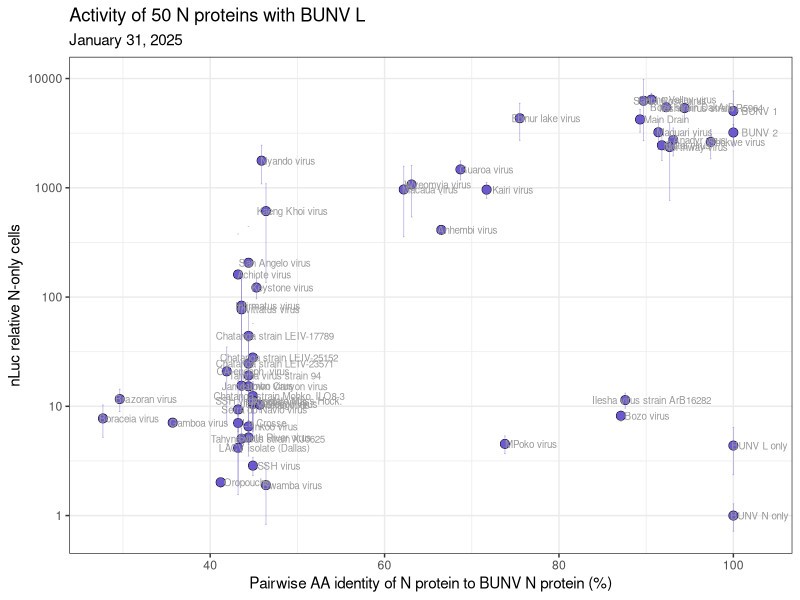
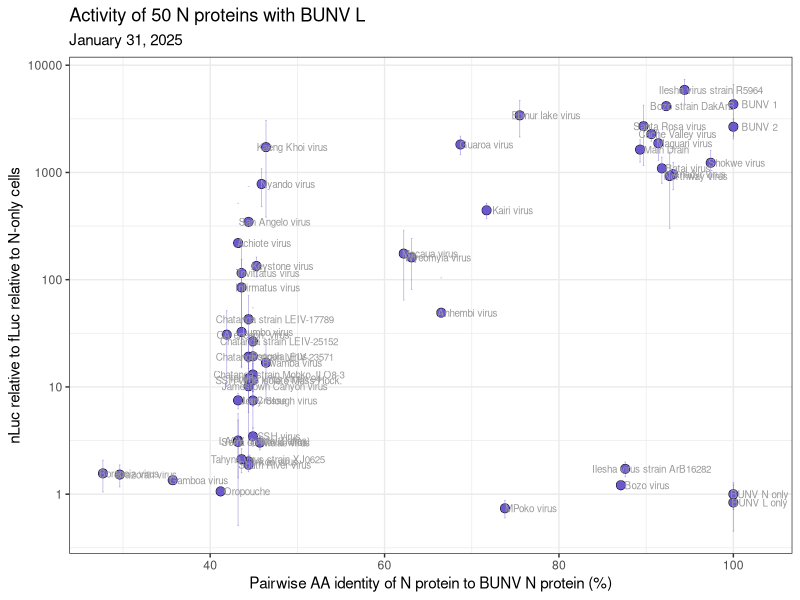
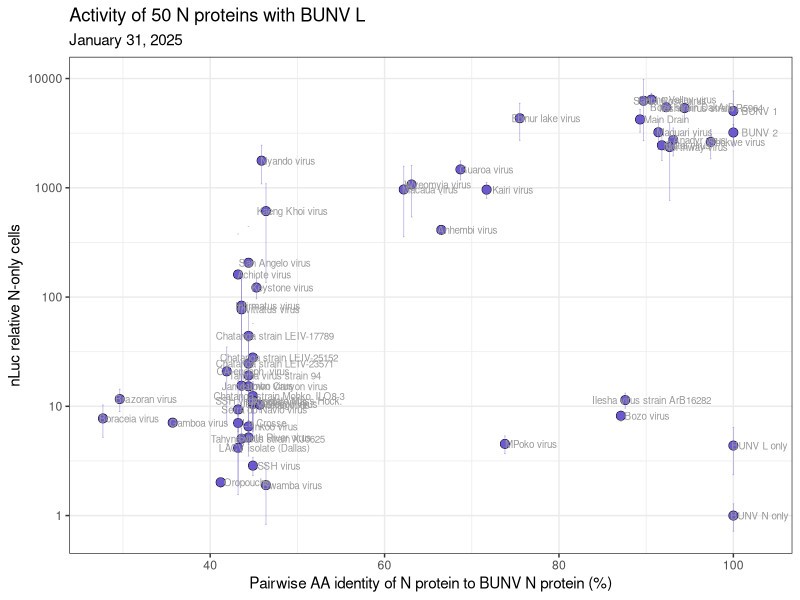
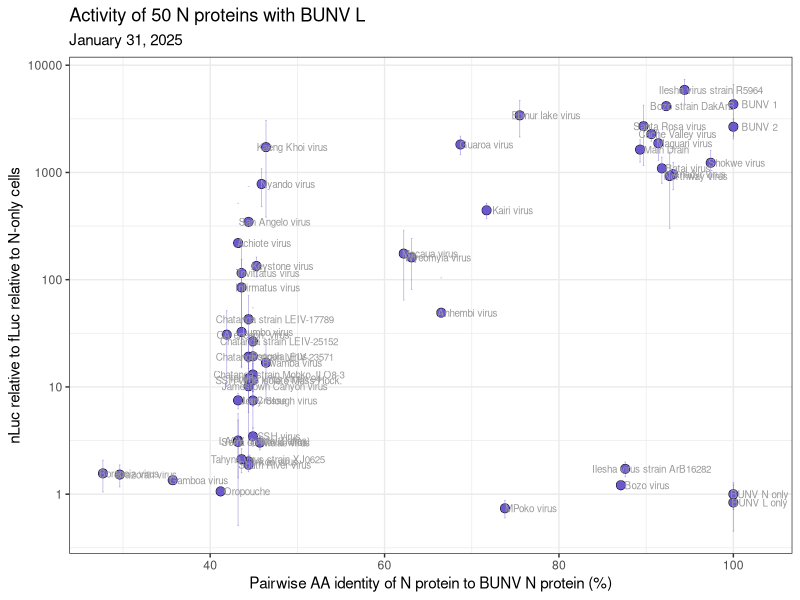

The R script that drew these images, in order:
library(tidyverse)
library(readxl)
library(patchwork)

df <- read_excel("2025_01_31_BUNV_50N_exp1_tidy.xlsx")

# remove L-only from the data frame and use N-only instead
# df <- df %>% 
#   filter(!(N == "BUNV L only"))

# calculate fluc averages
df_fLuc_avg <- df %>% group_by(N) %>% summarize(n=n(), fLuc_avg = mean(fLuc))

# join in fLuc averages to main df
df <- left_join(df, df_fLuc_avg)

# calculate nLuc / fLuc
df <- df %>% mutate(nLuc_rel_fLuc = nLuc / fLuc_avg)

# calculate N-only nLuc
df$bg_nLuc          <- df %>% filter(N == "BUNV N only") %>% summarize(bg_nLuc = mean(nLuc)) %>% pull(bg_nLuc)
df$bg_nLuc_rel_fLuc <- df %>% filter(N == "BUNV N only") %>% summarize(bg_nLuc_rel_fLuc = mean(nLuc_rel_fLuc)) %>% pull(bg_nLuc_rel_fLuc)

# normalize to N-only
df <- df %>% mutate(nLuc_rel_bg = nLuc / bg_nLuc,
                    nLuc_rel_fLuc_rel_bg = nLuc_rel_fLuc / bg_nLuc_rel_fLuc)

# ---------------------
# activity vs. distance
# ---------------------

# pairwise % identity between GPCs involved
dist_df <- read_excel("../Orthobunya_metadata.xlsx")

df <- left_join(df, dist_df, by=c("N_pMDS" = "pMDS"))

# calculate averages of normalized luminescence
# use double-normalized luminescence values.  
# That is, normalized to both N-only and fLuc
df_norm_avg <- df %>% 
  group_by (N) %>%
  summarize(mean_lum     = mean(nLuc_rel_bg),
            sd_lum       = sd(nLuc_rel_bg),
            mean_rel_lum = mean(nLuc_rel_fLuc_rel_bg),
            sd_rel_lum   = sd(nLuc_rel_fLuc_rel_bg),
            BUNV_pct_id  = mean(Pct_ID_BUNV_N),
            .groups="drop") 



# singly normalized luminescence - to N-only
ggplot(df_norm_avg) +
  geom_point(aes(x=BUNV_pct_id, y=mean_lum), shape=21, 
             fill="slateblue", color="black", size=3, stroke=0.25) +
  geom_errorbar(aes(x=BUNV_pct_id, ymin=mean_lum - sd_lum, ymax=mean_lum + sd_lum),
                linewidth=0.25, alpha=0.5, color="slateblue") + geom_text(aes(x=BUNV_pct_id, y=mean_lum, label=N), 
                                                                          size=2.5, color="grey60", 
                                                                          nudge_x=3, 
                                                                          nudge_y=0, 
                                                                          check_overlap = F ) +
  xlab("Pairwise AA identity of N protein to BUNV N protein (%)") +
  ylab("nLuc relative N-only cells") +
  scale_y_log10() +
  theme_bw()  +
  ggtitle("Activity of 50 N proteins with BUNV L", subtitle="January 31, 2025")

# save as PDF
ggsave("2025_01_31_BUNV_50N_results_singly_normalized.pdf", units="in", width=10, height=7.5)

# doubly normalized luminescence (normalize to N-only and fLuc)
ggplot(df_norm_avg) +
  geom_point(aes(x=BUNV_pct_id, y=mean_rel_lum), shape=21, 
             fill="slateblue", color="black", size=3, stroke=0.25) +
  geom_errorbar(aes(x=BUNV_pct_id, ymin=mean_rel_lum - sd_rel_lum, 
                    ymax=mean_rel_lum + sd_rel_lum),
                linewidth=0.25, alpha=0.5, color="slateblue") +
  geom_text(aes(x=BUNV_pct_id, y=mean_rel_lum, label=N), 
            size=2.5, color="grey60", 
            nudge_x=3, 
            nudge_y=0, 
            check_overlap = F ) +
  xlab("Pairwise AA identity of N protein to BUNV N protein (%)") +
  ylab("nLuc relative to fLuc relative to N-only cells") +
  scale_y_log10() +
  theme_bw()  +
  ggtitle("Activity of 50 N proteins with BUNV L", subtitle="January 31, 2025")

# save as PDF
ggsave("2025_01_31_BUNV_50N_results_doubly_normalized.pdf", units="in", width=10, height=7.5)
